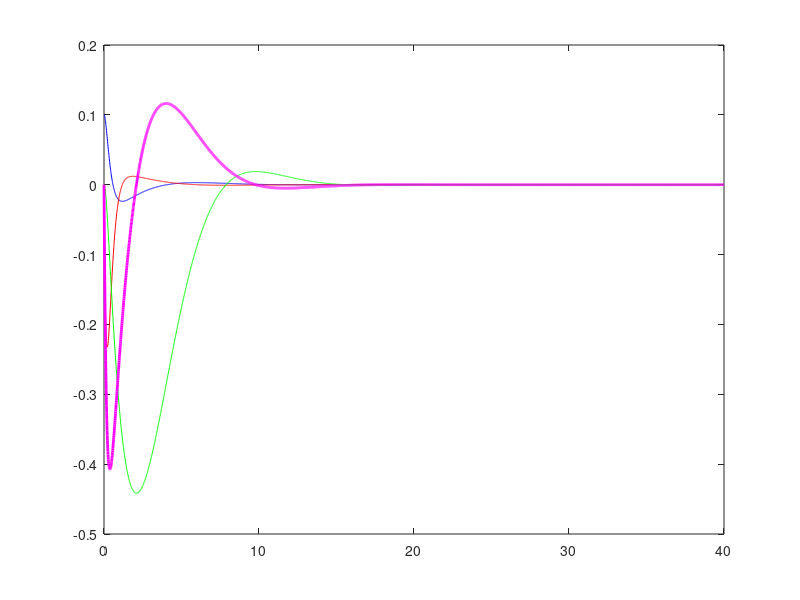

Recreate this plot in MATLAB. (Note: this script raises an error after producing the figure.)
clear all; clc
%% define systems
m1 = 2;
m2 = 1;
g = 10;
L = 0.75;

A = [0 1 0 0;g*(m1+m2)/(m1*L) 0 0 0;0 0 0 1;g*m2/m1 0 0 0];
B = [0;1/(L*m1);0;1/m1];
C = [1 0 0 0; 0 0 1 0];
eig(A)
cm = ctrb(A,B);
rank(cm)
om = obsv(A,C);
rank(om)

%% initialization
x(:,1) = [0.1; 0; 0; 0]; 
y(:,1) = C*x(:,1);
T1 = 20;
T2 = 20;
t = 0:0.01:T1; %0.01 time span of interest
nt1 = length(t); % number of time steps
t = 0:0.01:T2;
nt2 = length(t);
dt = t(2) - t(1);
t = 0:0.01:T1+T2;
nt = length(t);
% reference input
for i = 1:nt
    r(:,i) = 1;
    u(:,i) = 1;
end

%% linear quadratic optimal control 1
Q = C'*C; R = eye (1);
K = lqr(A,B,Q,R)
A3 = A - B*K;
eig(A3)
kg = 0; %-inv(C*inv(A3)*B);
u(:,1) = -K*x(:,1) + kg*r(:,1);

for i = 1:nt1-1
x_dot(:,i) = A*x(:,i) + B*u(:,i);
x(:,i+1) = x(:,i) + x_dot(:,i)*dt;
y(:,i+1) = C*x(:,i+1);
u(:,i+1) = -K*x(:,i+1) + kg*r(:,i+1);
end

% perturbation
m1 = 2;
m2 = m2 + 1;
g = 10;
L = 0.75;

% x(1:,nt1)

A = [0 1 0 0;g*(m1+m2)/(m1*L) 0 0 0;0 0 0 1;g*m2/m1 0 0 0];
B = [0;1/(L*m1);0;1/m1];
C = [1 0 0 0; 0 0 1 0];

for i = nt1:nt1+nt2-2
x_dot(:,i) = A*x(:,i) + B*u(:,i);
x(:,i+1) = x(:,i) + x_dot(:,i)*dt;
y(:,i+1) = C*x(:,i+1);
u(:,i+1) = -K*x(:,i+1) + kg*r(:,i+1);
end

figure
plot(t,x(1,:),'b',t,x(2,:),'r',t,x(3,:),'g',t,x(4,:),'m','linewidth',2)
xline(T1,'k--',{'m2 = m2 + 1'})
set(gca,'fontsize',18)
title('LQR control for $y = [x_1, x_3]^T$','Interpreter', 'latex')
legend({'$x_1$','$x_2$','$x_3$','$x_4$'},'Interpreter', 'latex')
legend boxoff
xlabel('Time (s)')

% %% linear quadratic optimal control 2
% C = [100 0 0 0; 0 0 10 0];
% Q = C'*C; R = eye (1);
% K = lqr(A,B,Q,R)
% A3 = A - B*K;
% eig(A3)
% kg = 0; %-inv(C*inv(A3)*B);
% u(:,1) = -K*x(:,1) + kg*r(:,1);
% for i = 1:nt-1
% x_dot(:,i) = A*x(:,i) + B*u(:,i);
% x(:,i+1) = x(:,i) + x_dot(:,i)*dt;
% y(:,i+1) = C*x(:,i+1);
% u(:,i+1) = -K*x(:,i+1) + kg*r(:,i+1);
% end
% 
% figure
% plot(t,x(1,:),'b',t,x(2,:),'r',t,x(3,:),'g',t,x(4,:),'m','linewidth',2)
% set(gca,'fontsize',18)
% title('LQR control for $y = [100 x_1, 10 x_3]^T$','Interpreter', 'latex')
% legend({'$x_1$','$x_2$','$x_3$','$x_4$'},'Interpreter', 'latex')
% legend boxoff
% xlabel('Time (s)')
% 
% figure
% plot(t,u,'k--','LineWidth',2)
% set(gca,'fontsize',18)
% title('LQR optimal input')
% legend({'$u$'},'Interpreter', 'latex')
% legend boxoff
